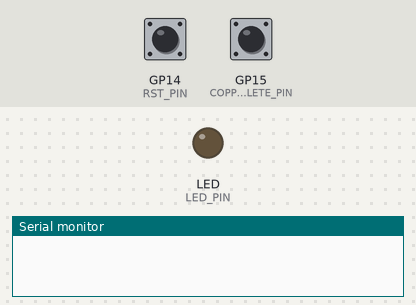
Recording of a program running on a simulated Raspberry Pi Pico W. On the bench: output pins drawn as LEDs (lit = HIGH), the last lines printed to the serial monitor. The test bench sets the inputs (shaded band); at power-on: GP15 (COPPER_COMPLETE_PIN) HIGH, GP14 (RST_PIN) HIGH. WiFi joins after 1.5 s; servers stay silent unless stated; no MQTT or app messages arrive unless stated.

Above: at 0.0 s.
At 5.7 s:
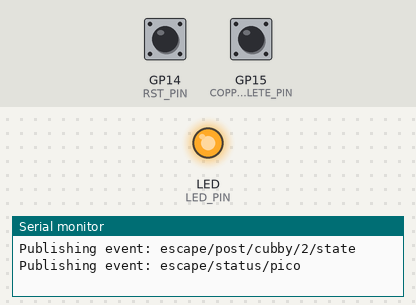
5.8 s: GP15 (COPPER_COMPLETE_PIN) pulled LOW for 1 s
Timing chart, 0 to 8.8 s (numbered marks = the images above; inputs shaded):
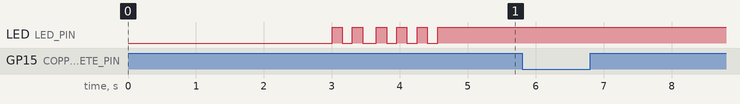

The program:

main.cpp
```cpp
#include <Arduino.h>
#include <WiFi.h>
#include <PubSubClient.h>

#include "../../shared/EscapeRoomProtocol.h"
#include "../../shared/PicoStatusReport.h"
#include "../../shared/PostState.h"

#ifndef WIFI_SSID
#define WIFI_SSID "VenueWifi"
#endif

#ifndef WIFI_PASS
#define WIFI_PASS "VenuePassword"
#endif

#ifndef MQTT_BROKER
#define MQTT_BROKER "ceenypie.local"
#endif

#ifndef MQTT_BROKER_FALLBACK
#define MQTT_BROKER_FALLBACK ""
#endif

#ifndef MQTT_BROKER_PORT
#define MQTT_BROKER_PORT 1883
#endif

#ifndef MQTT_CLIENT_ID
#define MQTT_CLIENT_ID "pico2-copper-final-piece"
#endif

constexpr int LED_PIN = LED_BUILTIN;
constexpr int RST_PIN = 14;
constexpr int COPPER_COMPLETE_PIN = 15;
constexpr unsigned long DEBOUNCE_MS = 750;
constexpr unsigned long MQTT_RETRY_MS = 3000;
constexpr unsigned long SENSOR_TELEMETRY_MS = 1000;
constexpr int MQTT_ATTEMPTS_PER_HOST = 3;
constexpr int PUZZLE_ACTIVE_STATE = LOW;
constexpr int PUZZLE_INACTIVE_STATE = HIGH;

struct DigitalPuzzle {
    const char* name;
    const char* topic;
    const char* payload;
    int pin;
    bool solved;
    bool needsPhysicalReset;
    int lastState;
    unsigned long stableStart;
};

DigitalPuzzle copperPuzzle = {
    "Copper puzzle",
    EscapeTopic::COPPER_PUZZLE_COMPLETE,
    "Complete",
    COPPER_COMPLETE_PIN,
    false,
    false,
    PUZZLE_INACTIVE_STATE,
    0,
};

WiFiClient wifiClient;
PubSubClient mqtt(wifiClient);
unsigned long lastSensorTelemetry = 0;

void publishPostState();
void publishStartupReport();

void resetPuzzles() {
    int state = digitalRead(copperPuzzle.pin);
    copperPuzzle.solved = false;
    copperPuzzle.needsPhysicalReset = state == PUZZLE_ACTIVE_STATE;
    copperPuzzle.lastState = state;
    copperPuzzle.stableStart = millis();

    digitalWrite(LED_PIN, LOW);
    if (mqtt.connected()) {
        publishPostState();
    }
}

void handleMessage(char* topic, byte* payload, unsigned int length) {
    String message;

    for (unsigned int i = 0; i < length; ++i) {
        message += static_cast<char>(payload[i]);
    }

    String topicText(topic);

    if (topicText == EscapeTopic::STATUS_REQUEST || topicText == EscapeTopic::LEGACY_POST_QUERY) {
        publishPostState();
        publishStartupReport();
    } else if (topicText == EscapeTopic::RESET_PUZZLE || topicText == EscapeTopic::LEGACY_GAME_RESET) {
        resetPuzzles();
    }
}

void blink(int count, int delayMs = 150) {
    for (int i = 0; i < count; ++i) {
        digitalWrite(LED_PIN, HIGH);
        delay(delayMs);
        digitalWrite(LED_PIN, LOW);
        delay(delayMs);
    }
}

void connectWiFi() {
    WiFi.begin(WIFI_SSID, WIFI_PASS);

    while (WiFi.status() != WL_CONNECTED) {
        digitalWrite(LED_PIN, !digitalRead(LED_PIN));
        delay(500);
    }

    digitalWrite(LED_PIN, LOW);
    blink(2);
}

bool tryConnectMQTT(const char* broker) {
    if (broker == nullptr || broker[0] == '\0') {
        return false;
    }

    mqtt.setServer(broker, MQTT_BROKER_PORT);
    mqtt.setCallback(handleMessage);

    for (int attempt = 0; attempt < MQTT_ATTEMPTS_PER_HOST && !mqtt.connected(); ++attempt) {
        if (mqtt.connect(MQTT_CLIENT_ID)) {
            mqtt.subscribe(EscapeTopic::STATUS_REQUEST);
            mqtt.subscribe(EscapeTopic::RESET_PUZZLE);
            mqtt.subscribe(EscapeTopic::LEGACY_POST_QUERY);
            mqtt.subscribe(EscapeTopic::LEGACY_GAME_RESET);
            blink(3);
            publishPostState();
            publishStartupReport();
            return true;
        }

        delay(MQTT_RETRY_MS);
    }

    return false;
}

void connectMQTT() {
    while (!mqtt.connected()) {
        if (tryConnectMQTT(MQTT_BROKER) || tryConnectMQTT(MQTT_BROKER_FALLBACK)) {
            return;
        }
    }
}

void publishEvent(const char* topic, const char* payload) {
    Serial.print("Publishing event: ");
    Serial.println(topic);

    if (!mqtt.publish(topic, payload)) {
        Serial.println("MQTT publish failed.");
    }

    digitalWrite(LED_PIN, HIGH);
}

void publishPostState() {
    publishEvent(postStateTopic(2).c_str(), postStatePayload(copperPuzzle.solved));
}

void publishStartupReport() {
    publishEvent(EscapeTopic::PICO_STATUS_REPORT, EscapePicoStatus::PICO2_REPORT);
}

void publishSensorTelemetry() {
    if (!mqtt.connected() || millis() - lastSensorTelemetry < SENSOR_TELEMETRY_MS) {
        return;
    }

    lastSensorTelemetry = millis();
    String payload = "copper=" + String(digitalRead(COPPER_COMPLETE_PIN));
    payload += ",copper_solved=" + String(copperPuzzle.solved ? 1 : 0);
    payload += ",needs_reset=" + String(copperPuzzle.needsPhysicalReset ? 1 : 0);
    mqtt.publish("escape/telemetry/pico2/contacts", payload.c_str());
}

void setup() {
    Serial.begin(115200);
    delay(1500);

    pinMode(LED_PIN, OUTPUT);
    pinMode(RST_PIN, INPUT_PULLUP);

    pinMode(copperPuzzle.pin, INPUT_PULLUP);
    copperPuzzle.lastState = digitalRead(copperPuzzle.pin);
    copperPuzzle.stableStart = millis();

    connectWiFi();
    connectMQTT();
}

void loop() {
    if (WiFi.status() != WL_CONNECTED) {
        connectWiFi();
    }

    if (!mqtt.connected()) {
        connectMQTT();
    }

    mqtt.loop();

    if (digitalRead(RST_PIN) == LOW) {
        resetPuzzles();
        delay(500);
    }

    unsigned long now = millis();

    int state = digitalRead(copperPuzzle.pin);

    if (state != copperPuzzle.lastState) {
        copperPuzzle.lastState = state;
        copperPuzzle.stableStart = now;
    }

    if (state == PUZZLE_INACTIVE_STATE && copperPuzzle.solved && now - copperPuzzle.stableStart >= DEBOUNCE_MS) {
        copperPuzzle.solved = false;
        digitalWrite(LED_PIN, LOW);
        publishPostState();
    }

    if (copperPuzzle.needsPhysicalReset) {
        if (state == PUZZLE_INACTIVE_STATE && now - copperPuzzle.stableStart >= DEBOUNCE_MS) {
            copperPuzzle.needsPhysicalReset = false;
            publishPostState();
        }
        publishSensorTelemetry();
        delay(50);
        return;
    }

    if (state == PUZZLE_ACTIVE_STATE && !copperPuzzle.solved && now - copperPuzzle.stableStart >= DEBOUNCE_MS) {
        copperPuzzle.solved = true;
        publishEvent(copperPuzzle.topic, copperPuzzle.payload);
    }

    publishSensorTelemetry();

    delay(50);
}
```
